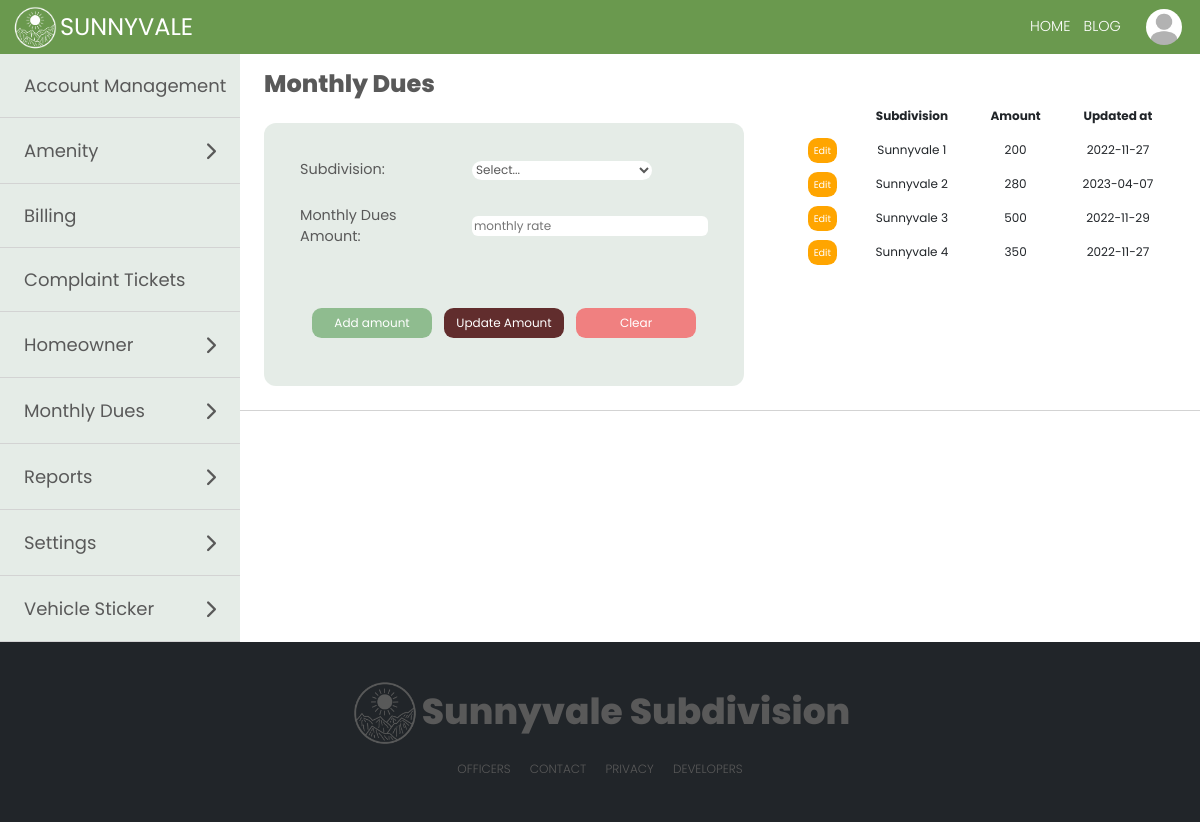
The app's page /modules/settingsMonthlydues.php (signed in) with its own data.
### tables this page shows
CREATE TABLE IF NOT EXISTS `user` (
  `user_id` int(11) NOT NULL AUTO_INCREMENT,
  `user_homeowner_id` int(11) DEFAULT NULL,
  `user_tenant_id` int(11) DEFAULT NULL,
  `full_name` varchar(50) NOT NULL,
  `user_type` varchar(15) NOT NULL,
  `password` varchar(30) NOT NULL,
  `email_address` varchar(40) DEFAULT NULL,
  `account_status` varchar(15) NOT NULL,
  `verification_code` varchar(6) DEFAULT NULL,
  `email_verified_at` datetime DEFAULT NULL,
  PRIMARY KEY (`user_id`)
);

CREATE TABLE IF NOT EXISTS `homeowner_profile` (
  `homeowner_id` int(11) NOT NULL AUTO_INCREMENT,
  `last_name` varchar(100) NOT NULL,
  `first_name` varchar(100) NOT NULL,
  `middle_name` varchar(100) DEFAULT NULL,
  `suffix` varchar(100) DEFAULT NULL,
  `sex` varchar(100) NOT NULL,
  `street` varchar(255) NOT NULL,
  `subdivision` varchar(255) NOT NULL,
  `barangay` varchar(50) NOT NULL,
  `business_address` varchar(255) DEFAULT NULL,
  `occupation` varchar(100) DEFAULT NULL,
  `email_address` varchar(100) NOT NULL,
  `birthdate` date DEFAULT NULL,
  `mobile_number` varchar(20) DEFAULT NULL,
  `employer` varchar(100) DEFAULT NULL,
  `vehicle_registration` varchar(20) DEFAULT NULL,
  `display_picture` varchar(255) NOT NULL,
  PRIMARY KEY (`homeowner_id`)
);

CREATE TABLE IF NOT EXISTS `monthly_dues` (
  `monthly_dues_id` int(11) NOT NULL AUTO_INCREMENT,
  `subdivision_id` int(11) NOT NULL,
  `subdivision_name` varchar(255) NOT NULL,
  `amount` int(11) NOT NULL,
  `updated_at` date NOT NULL,
  PRIMARY KEY (`monthly_dues_id`)
);

### modules/settingsMonthlydues.php (the view, shortened to what this page needs)
<?php
require '../marginals/topbar.php';
if ($_SESSION['subdivision'] != '') {
    $resultSubdivision_selectMonthly = $con->query("SELECT * FROM subdivision WHERE subdivision_name = '" .  $_SESSION['subdivision'] . "'") or die($mysqli->error);
    $resultMonthly = $con->query("SELECT * FROM monthly_dues WHERE subdivision_name = '" .  $_SESSION['subdivision'] . "'") or die($mysqli->error);
} else {
    $resultMonthly = $con->query("SELECT * FROM monthly_dues") or die($mysqli->error);
}
?>
<!DOCTYPE html>
<html lang="en">
<head>
</head>
<body>
    <div class="secretary">
        <div class="sideBar">
            <?php require '../marginals/sidebarAdmin.php'; ?>
        </div>
        <div class="secretaryPanel">
            <label class="lblSettings">Monthly Dues</label>
            <div class="settingsMonthlyDues" id="settingsMonthlyDues">
                <div class="addAmenityForm">
                    <form method="post" autocomplete="off">
                        <table class="tblAmenityForm">
                            <tr>
                                <td>Subdivision:</td>
                                <td>
                                    <select name="subdivision" id="" required>
                                        <option value="">Select...</option>
                                    </select>
                                </td>
                            </tr>
                            <tr>
                                <td>Monthly Dues Amount:</td>
                                <td>
                                    <input name="rate" value="<?php echo $rate ?? '' ?>" type="text" placeholder="monthly rate" required />
                                </td>
                            </tr>
                        </table>
                        <div class="btnArea">
                            <button type="button" class="btnSubmitReg" data-bs-toggle="modal" data-bs-target="#addMonthlyDuesModal" <?php
                                                                                                                                    if ($monthly_dues_id ?? '') {
                                                                                                                                        echo "disabled";
                                                                                                                                    } else {
                                                                                                                                        echo "";
                                                                                                                                    } ?>>
                                Add amount
                            </button>
                            <button type="button" class="btnClearReg" data-bs-toggle="modal" data-bs-target="#updateMonthlyModal" <?php
                                                                                                                                    if ($monthly_dues_id ?? '') {
                                                                                                                                        echo "";
                                                                                                                                    } else {
                                                                                                                                        echo "disabled";
                                                                                                                                    } ?>>
                                Update Amount
                            </button>
                            <button type="button" value="" class="btnClearReg" data-bs-toggle="modal" data-bs-target="#exampleModal">
                                Clear
                            </button>
                        </div>
                    </form>
                </div>
                <div class="tblAmenityContainer">
                    <table class="table tblAmenity">
                        <thead>
                            <th></th>
                            <th>Subdivision</th>
                            <th>Amount</th>
                            <th>Updated at</th>
                        </thead>
                        <?php while ($row = $resultMonthly->fetch_assoc()) : ?>
                            <tr>
                                <td>
                                    <a href="settingsMonthlydues.php?monthly_dues_id=<?php echo $row['monthly_dues_id']; ?>" class="btnEdit">Edit</a>
                                </td>
                                <td>
                                    <?php echo $row['subdivision_name'] ?>
                                </td>
                                <td><?php echo $row['amount'] ?></td>
                                <td>
                                    <?php echo $row['updated_at'] ?>
                                </td>
                            </tr>
                        <?php endwhile; ?>
                    </table>
                </div>
            </div>
        </div>
    </div>
    <?php
    require '../marginals/footer2.php'
    ?>
</body>
</html>

### marginals/topbar.php (shortened to what this page needs)
<?php
include "../process.php";
if ($_SESSION['user_type'] == 'Tenant') {
  $result = $con->query("SELECT * FROM user, tenant WHERE user_id = " . $user_id = $_SESSION['user_id'] . "  AND user.full_name = tenant.full_name") or die($mysqli->error);
  $result1 = $con->query("SELECT * FROM user, tenant WHERE user_id = " . $user_id = $_SESSION['user_id'] . "  AND user.full_name = tenant.full_name")  or die($mysqli->error);
  $row1 = $result1->fetch_assoc();
  $homeowner_id_profile = $row1['user_homeowner_id'];
  $fullname_monthlyDues = $row1['full_name'];
  $user_type = $row1['user_type'];
  $resultSubdivision = $con->query("SELECT * FROM user, tenant, homeowner_profile WHERE user_id = " . $user_id = $_SESSION['user_id'] . " AND user.full_name = tenant.full_name AND homeowner_profile.homeowner_id = tenant.homeowner_id") or die($mysqli->error);
  $rowSubdivision = $resultSubdivision->fetch_assoc();
  $subdivision_name1 = $rowSubdivision['subdivision'];
  $resultComplainee = $con->query("SELECT * FROM homeowner_profile WHERE subdivision ='$subdivision_name1' AND homeowner_id != '$homeowner_id_profile' ORDER BY first_name");
} else {
  $result = $con->query("SELECT * FROM user, homeowner_profile  WHERE user_id = " . $user_id = $_SESSION['user_id'] . "  AND full_name = CONCAT(first_name, ' ', last_name)") or die($mysqli->error);
  $result1 = $con->query("SELECT * FROM user, homeowner_profile  WHERE user_id = " . $user_id = $_SESSION['user_id'] . "  AND full_name = CONCAT(first_name, ' ', last_name)") or die($mysqli->error);
  $row1 = $result1->fetch_assoc();
  $user_type = $row1['user_type'];
}
?>
<!DOCTYPE html>
<html lang="en">
<head>
  <link href="https://cdn.jsdelivr.net/npm/bootstrap@5.0.2/dist/css/bootstrap.min.css" rel="stylesheet">
</head>
<body>
  <div class='navigation'>
    <div class="topLeft">
      <img src="..\img\logoSV.png" alt="" />
      <i class="topIcon">SUNNYVALE</i>
    </div>
    <form class="topbarNav" method="post">
      <div class="topCenter">
        <ul class="topList">
          <li data-bs-toggle="modal" data-bs-target="#confirmLogout" onclick="location.href='#confirmLogout'" class="topListItem1">HOME</li>
          <?php
          if ($user_type != 'Guard') {
          ?>
            <li onclick="location.href='../modules/blogHome.php'" class="topListItem1"> BLOG</li>
          <?php
          }
          ?>
      </div>
      <div class="topRight">
        <div class='menu-trigger'>
          <div class="btn-group dropleft">
            <button type="button" class="dropdownIMG" data-toggle="dropdown" aria-haspopup="true" aria-expanded="false">
              <img class="topImg1" <?php
                                    $row = $result->fetch_assoc();
                                    $imageURL = '../media/displayPhotos/' . $row['display_picture'];
                                    ?> src="<?= $imageURL ?>" alt="" />
            </button>
          </div>
        </div>
      </div>
    </form>
  </div>
</body>
</html>

### marginals/topbar.php (style rules this page uses)
.topbarNav { display: flex; gap: 1vw; align-items: center; }
.navigation { margin-top: 0; margin-bottom: 0; padding: 0; width: 100%; height: 4.5vw; background-color: rgba(106, 153, 78); position: sticky; top: 0; display: flex; align-items: center; font-family: "Poppins", sans-serif; z-index: 999; backdrop-filter: blur(5px); }
.topLeft { max-height: 4.5vw; margin-top: 0; flex: 3; display: flex; align-items: center; justify-content: flex-start; margin-left: 1vw; }
.topLeft img { max-height: 4vw; }
.topRight { max-height: 4.5vw; flex: 3; display: flex; align-items: center; justify-content: flex-end; margin-right: 1vw; }
.topCenter { flex: 60; }
.topIcon { font-size: 2vw; margin-right: 10px; color: white; font-family: "Poppins", sans-serif; font-style: normal; cursor: pointer; }
.menu-trigger { display: flex; max-height: 4.5vw; }
.topImg1 { max-height: 3vw; max-width: 3vw; width: 3vw; height: 3vw; border-radius: 50%; object-fit: cover; cursor: pointer; }
.topList { display: flex; justify-content: flex-end; margin: 0; padding: 0; list-style: none; color: white; }
.topListItem1 { color: white; padding: 0.5vw; margin-right: 0.1vw; font-size: 1.2vw; font-weight: 300; cursor: pointer; }
.dropdownIMG { background-color: rgb(89, 89, 89, 0); border: none !important; }

### modules/settingsMonthlydues.php (style rules this page uses)
* { margin: 0; font-family: 'Poppins', sans-serif; }
input { font-size: 1vw; border-radius: 0.5vw; border: none !important; }
select { font-size: 1vw; border: none !important; border-radius: 1vw; width: 15vw; }
.tblForm th, td { font-size: 1vw; padding: 1vw; }
.secretary { display: flex; }
.sideBar { background-color: rgb(248, 245, 227); flex: 2; color: black; }
.secretaryPanel { flex: 8; width: 100%; overflow-x: hidden; }
.addAmenityForm { background-color: rgb(170, 192, 175, 0.3); margin: 2vw; border-radius: 1vw; padding: 2vw; width: 50%; }
.tblAmenityForm td { color: rgb(89, 89, 89); font-size: 1.2vw; border: none !important; text-align: left; }
.tblAmenityForm input, .tblAmenityForm select { background-color: white; color: rgb(89, 89, 89) !important; }
.tblAmenity { width: 100%; margin: 0; }
.tblAmenity th { background-color: rgb(170, 192, 175, 0.3); }
.tblAmenity th, .tblAmenity td { text-align: center; border: none !important; font-size: 1vw; overflow-y: auto; max-width: 100%; max-height: 20vw; margin-top: 2vw; vertical-align: center; }
.tblAmenityContainer { padding: 0; width: 40%; justify-content: center; margin-bottom: 2vw; margin-left: 2vw; margin-right: 0; overflow-y: auto; overflow-x: auto; max-height: 20vw; }
.settingsMonthlyDues { width: 100%; display: flex; border-bottom: solid 1px rgb(211, 211, 211); }
.lblSettings { font-size: 2vw; font-family: "Poppins", sans-serif; margin-top: 1vw; margin-left: 2vw; margin-bottom: -2vw; padding: 0; color: rgb(89, 89, 89); font-weight: 800; }
.btnEdit { background-color: orange; border: 0; padding: 0.5vw; max-width: 50vw; width: 5vw; font-family: "Poppins", sans-sans-serif; font-size: .8vw; margin-top: 2vw; border-radius: 0.8vw; cursor: pointer; text-decoration: none; color: white; }
.btnSubmitReg { background-color: darkseagreen; border: 0; padding: 0.5vw; max-width: 50vw; width: 10vw; font-family: "Poppins", sans-sans-serif; font-size: 1vw; margin-top: 2vw; color: white; border-radius: 0.8vw; cursor: pointer; }
.btnClearReg { background-color: lightcoral; border: 0; padding: 0.5vw; max-width: 50vw; width: 10vw; font-family: "Poppins", sans-sans-serif; font-size: 1vw; margin-top: 2vw; color: white; border-radius: 0.8vw; cursor: pointer; }
.btnClearReg:disabled { background-color: rgb(97, 45, 45); }
.tblHomeowners thead, th { padding: 0.5vw; text-align: center; font-size: 1.2vw; background-color: rgb(170, 192, 175, 0.3); width: max-content; white-space: nowrap; }
.btnArea { display: flex; margin: 2vw; gap: 1vw; }

### marginals/sidebarAdmin.php (style rules this page uses)
* { margin: 0; font-family: 'Poppins', sans-serif; }
input { font-size: 1vw; border-radius: 0.5vw; border: none !important; }
select { font-size: 1vw; border: none !important; border-radius: 1vw; width: 15vw; }
.tblForm th, td { font-size: 1vw; padding: 1vw; }
.secretary { display: flex; }
.sideBar { background-color: rgb(170, 192, 175, 0.3); flex: 2; color: black; }

### records on screen
user: homeowner_profile.display_picture (placeholder picture)
monthly_dues: subdivision_name "Sunnyvale 1", amount "200", updated_at "2022-11-27"
monthly_dues: subdivision_name "Sunnyvale 2", amount "280", updated_at "2023-04-07"
monthly_dues: subdivision_name "Sunnyvale 3", amount "500", updated_at "2022-11-29"
monthly_dues: subdivision_name "Sunnyvale 4", amount "350", updated_at "2022-11-27"
